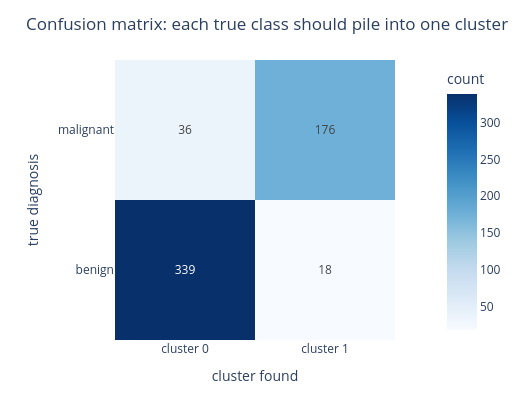

Notebook code for this chart:
### Code cell
# Confusion matrix — the most honest 'did it work' check when you have labels
cm = confusion_matrix(y_true, labels)
fig = px.imshow(cm, text_auto=True, color_continuous_scale='Blues',
    labels=dict(x='cluster found', y='true diagnosis', color='count'),
    x=[f'cluster {i}' for i in range(best_k)], y=['malignant', 'benign'])
fig.update_layout(title='Confusion matrix: each true class should pile into one cluster',
    width=520, height=420)
fig.show()

# turn it into a readable accuracy (after matching clusters to classes)
from scipy.optimize import linear_sum_assignment
row, col = linear_sum_assignment(-cm)
matched = cm[row, col].sum()
print(f"Best cluster-to-class matching recovers {matched}/{len(y_true)} = {matched/len(y_true):.1%} of samples")
print("(Cluster numbers are arbitrary; we match them to classes to read accuracy.)")

### Figure 1 — Plotly figure (JSON) as saved in the notebook; plotly's stock layout.template omitted (floating-point values rounded to 4 significant figures)
{"data": [{"coloraxis": "coloraxis", "hovertemplate": "cluster found: %{x}<br>true diagnosis: %{y}<br>count: %{z}<extra></extra>", "name": "0", "texttemplate": "%{z}", "type": "heatmap", "x": ["cluster 0", "cluster 1"], "xaxis": "x", "y": ["malignant", "benign"], "yaxis": "y", "z": [[36, 176], [339, 18]]}], "layout": {"coloraxis": {"colorbar": {"title": {"text": "count"}}, "colorscale": [[0, "rgb(247,251,255)"], [0.125, "rgb(222,235,247)"], [0.25, "rgb(198,219,239)"], [0.375, "rgb(158,202,225)"], [0.5, "rgb(107,174,214)"], [0.625, "rgb(66,146,198)"], [0.75, "rgb(33,113,181)"], [0.875, "rgb(8,81,156)"], [1, "rgb(8,48,107)"]]}, "height": 420, "margin": {"t": 60}, "title": {"text": "Confusion matrix: each true class should pile into one cluster"}, "width": 520, "xaxis": {"anchor": "y", "constrain": "domain", "domain": [0, 1], "scaleanchor": "y", "title": {"text": "cluster found"}}, "yaxis": {"anchor": "x", "autorange": "reversed", "constrain": "domain", "domain": [0, 1], "title": {"text": "true diagnosis"}}}}
